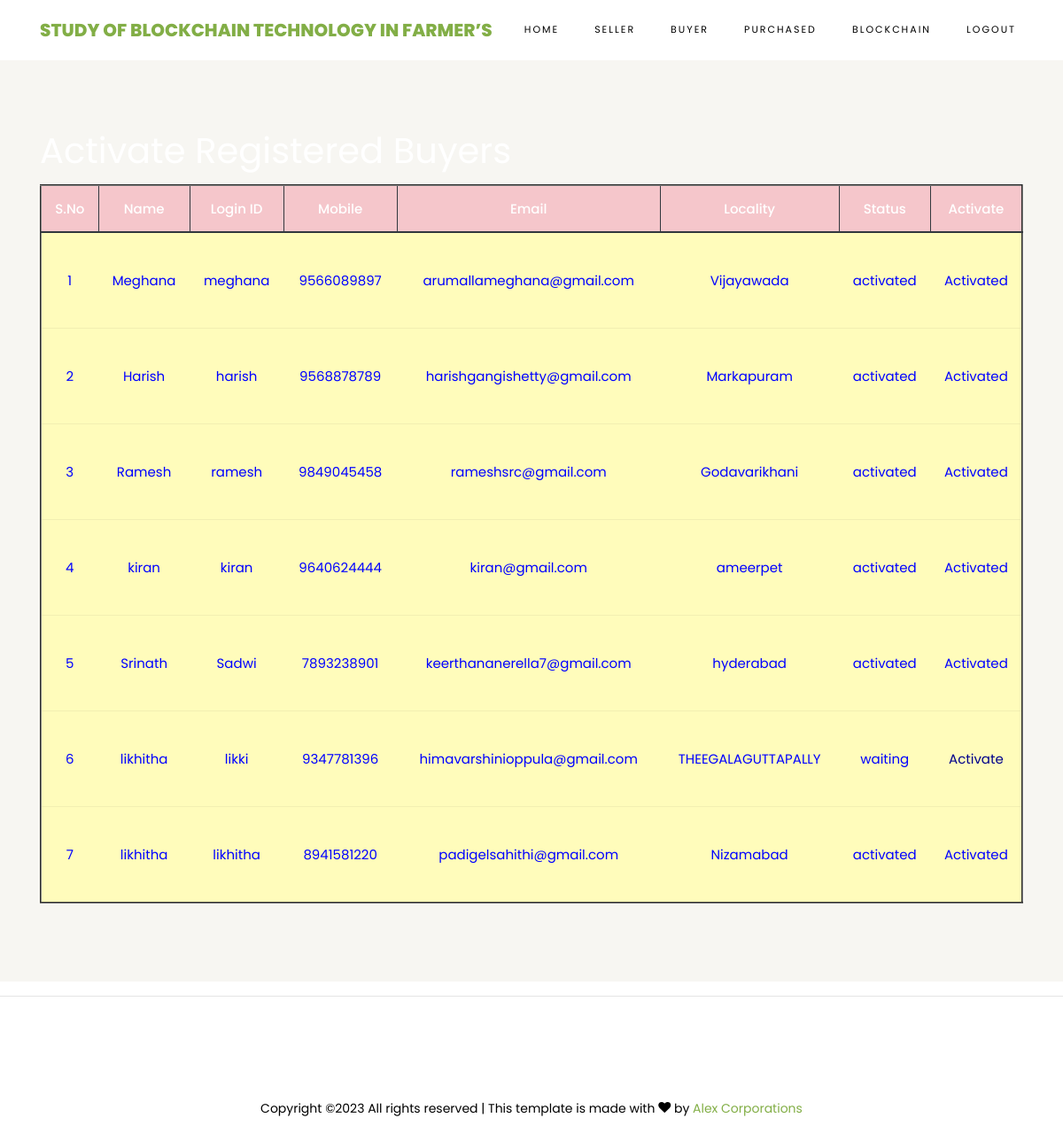
Page /ViewBuyersRegisteredUsers/ on the committed database.
### buyers/models.py (models this page shows, shortened)
class BuyerUserRegistrationModel(models.Model):
    name = models.CharField(max_length=100)
    loginid = models.CharField(unique=True, max_length=100)
    password = models.CharField(max_length=100)
    mobile = models.CharField(unique=True, max_length=100)
    email = models.CharField(unique=True, max_length=100)
    locality = models.CharField(max_length=100)
    address = models.CharField(max_length=1000)
    city = models.CharField(max_length=100)
    state = models.CharField(max_length=100)
    status = models.CharField(max_length=100)
    class Meta:
        db_table = 'BuyersRegistrations'

### admins/views.py (the view)
# urls.py: path("ViewBuyersRegisteredUsers/", admins.ViewBuyersRegisteredUsers, name="ViewBuyersRegisteredUsers"),
def ViewBuyersRegisteredUsers(request):
    data = BuyerUserRegistrationModel.objects.all()
    return render(request, 'admins/BuyersRegisteredUsers.html', {'data': data})

### assets/templates/admins/BuyersRegisteredUsers.html
{%extends 'admins/adminbase.html'%}
{%load static%}
{%block contents%}
<section class="ftco-section ftco-no-pt ftco-no-pb py-5 bg-light">
    <div class="container py-4">
        <div class="row d-flex justify-content-center py-5">
            <div class="col-md-12">
 <h1><font color="WHITE"> Activate Registered Buyers</font></h1>
                                         <table border="2px" class="table table-hover table-dark">
                    <thead>
                    <tr class="table-danger">
                        <th scope="col">S.No</th>
                        <th scope="col">Name</th>
                        <th scope="col">Login ID</th>
                        <th scope="col">Mobile</th>
                        <th scope="col">Email</th>
                        <th scope="col">Locality</th>
                        <th scope="col">Status</th>
                        <th scope="col">Activate</th>
                    </tr>
                    </thead>
                    <tbody>
                    {% for i in data %}
                    <tr scope="row" style="color: BLUE; background-color:#FFFCBB">
                        <td>{{forloop.counter}}</td>
                        <td>{{i.name}}</td>
                        <td>{{i.loginid}}</td>
                        <td>{{i.mobile}}</td>
                        <td>{{i.email}}</td>
                        <td>{{i.locality}}</td>
                        <td>{{i.status}}</td>
                        {% if i.status == 'waiting' %}
                        <td><a class="btn-link" href="/AdminActivaBuyerssUsers/?uid={{ i.id }}"
                               style="color:DARKBLUE">Activate</a></td>
                        {% else %}
                        <td> Activated</td>
                        {% endif %}
                    </tr>
                    {% endfor %}
                    </tbody>
                </table>
            </div>
        </div>
    </div>
</section>
{%endblock%}

### rows in the picture
BuyerUserRegistrationModel: name "Meghana", loginid "meghana", mobile "9566089897", email "arumallameghana@gmail.com", locality "Vijayawada", status "activated", shows "Activated"
BuyerUserRegistrationModel: name "Harish", loginid "harish", mobile "9568878789", email "harishgangishetty@gmail.com", locality "Markapuram", status "activated", shows "Activated"
BuyerUserRegistrationModel: name "Ramesh", loginid "ramesh", mobile "9849045458", email "rameshsrc@gmail.com", locality "Godavarikhani", status "activated", shows "Activated"
BuyerUserRegistrationModel: name "kiran", loginid "kiran", mobile "9640624444", email "kiran@gmail.com", locality "ameerpet", status "activated", shows "Activated"
BuyerUserRegistrationModel: name "Srinath", loginid "Sadwi", mobile "7893238901", email "keerthananerella7@gmail.com", locality "hyderabad", status "activated", shows "Activated"
BuyerUserRegistrationModel: name "likhitha", loginid "likki", mobile "9347781396", email "himavarshinioppula@gmail.com", locality "THEEGALAGUTTAPALLY", status "waiting"
BuyerUserRegistrationModel: name "likhitha", loginid "likhitha", mobile "8941581220", email "padigelsahithi@gmail.com", locality "Nizamabad", status "activated", shows "Activated"
